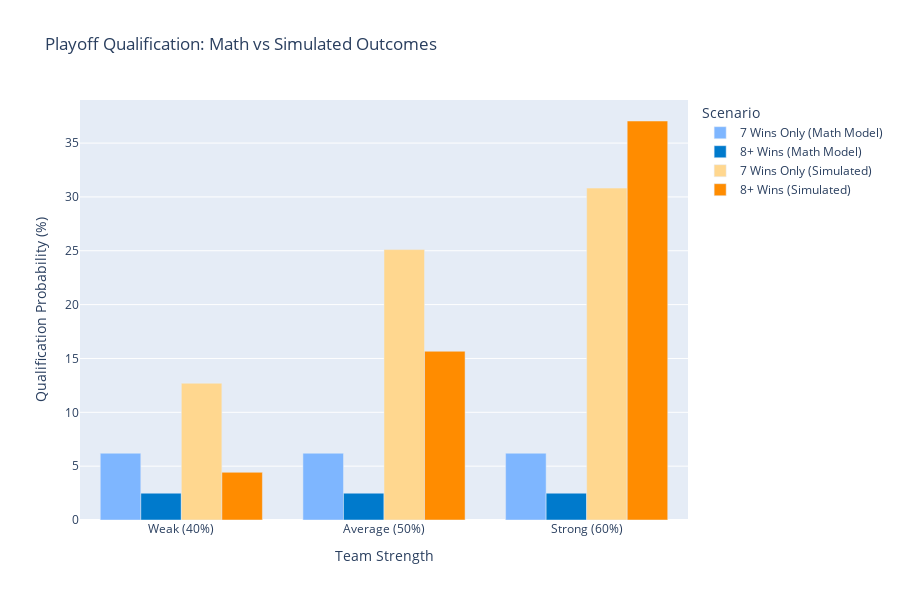

The code cell stored with this chart in its notebook:
### Markdown cell above
## Section 3: Final Comparison: Math vs Simulation

### Code cell
labels = list(results.keys())
sim_7plus = [results[l]['7+ Wins'] for l in labels]
sim_8plus = [results[l]['8+ Wins'] for l in labels]
comb_7plus = [8.69]*3
comb_8plus = [2.49]*3
sim_7only = [sim_7plus[i] - sim_8plus[i] for i in range(3)]
comb_7only = [comb_7plus[i] - comb_8plus[i] for i in range(3)]

fig = go.Figure()
fig.add_trace(go.Bar(x=labels, y=comb_7only, name='7 Wins Only (Math Model)', marker_color='#7eb6ff'))
fig.add_trace(go.Bar(x=labels, y=comb_8plus, name='8+ Wins (Math Model)', marker_color='#007acc'))
fig.add_trace(go.Bar(x=labels, y=sim_7only, name='7 Wins Only (Simulated)', marker_color='#ffd78f'))
fig.add_trace(go.Bar(x=labels, y=sim_8plus, name='8+ Wins (Simulated)', marker_color='#ff8c00'))
fig.update_layout(
    barmode='group',
    title='Playoff Qualification: Math vs Simulated Outcomes',
    xaxis_title='Team Strength',
    yaxis_title='Qualification Probability (%)',
    legend_title='Scenario',
    height=600
)
fig.show()

### Figure 1 — Plotly figure (JSON) as saved in the notebook; plotly's stock layout.template omitted (floating-point values rounded to 4 significant figures)
{"data": [{"marker": {"color": "#7eb6ff"}, "name": "7 Wins Only (Math Model)", "type": "bar", "x": ["Weak (40%)", "Average (50%)", "Strong (60%)"], "y": [6.2, 6.2, 6.2]}, {"marker": {"color": "#007acc"}, "name": "8+ Wins (Math Model)", "type": "bar", "x": ["Weak (40%)", "Average (50%)", "Strong (60%)"], "y": [2.49, 2.49, 2.49]}, {"marker": {"color": "#ffd78f"}, "name": "7 Wins Only (Simulated)", "type": "bar", "x": ["Weak (40%)", "Average (50%)", "Strong (60%)"], "y": [12.7, 25.11, 30.82]}, {"marker": {"color": "#ff8c00"}, "name": "8+ Wins (Simulated)", "type": "bar", "x": ["Weak (40%)", "Average (50%)", "Strong (60%)"], "y": [4.43, 15.67, 37.05]}], "layout": {"barmode": "group", "height": 600, "legend": {"title": {"text": "Scenario"}}, "title": {"text": "Playoff Qualification: Math vs Simulated Outcomes"}, "xaxis": {"title": {"text": "Team Strength"}}, "yaxis": {"title": {"text": "Qualification Probability (%)"}}}}
